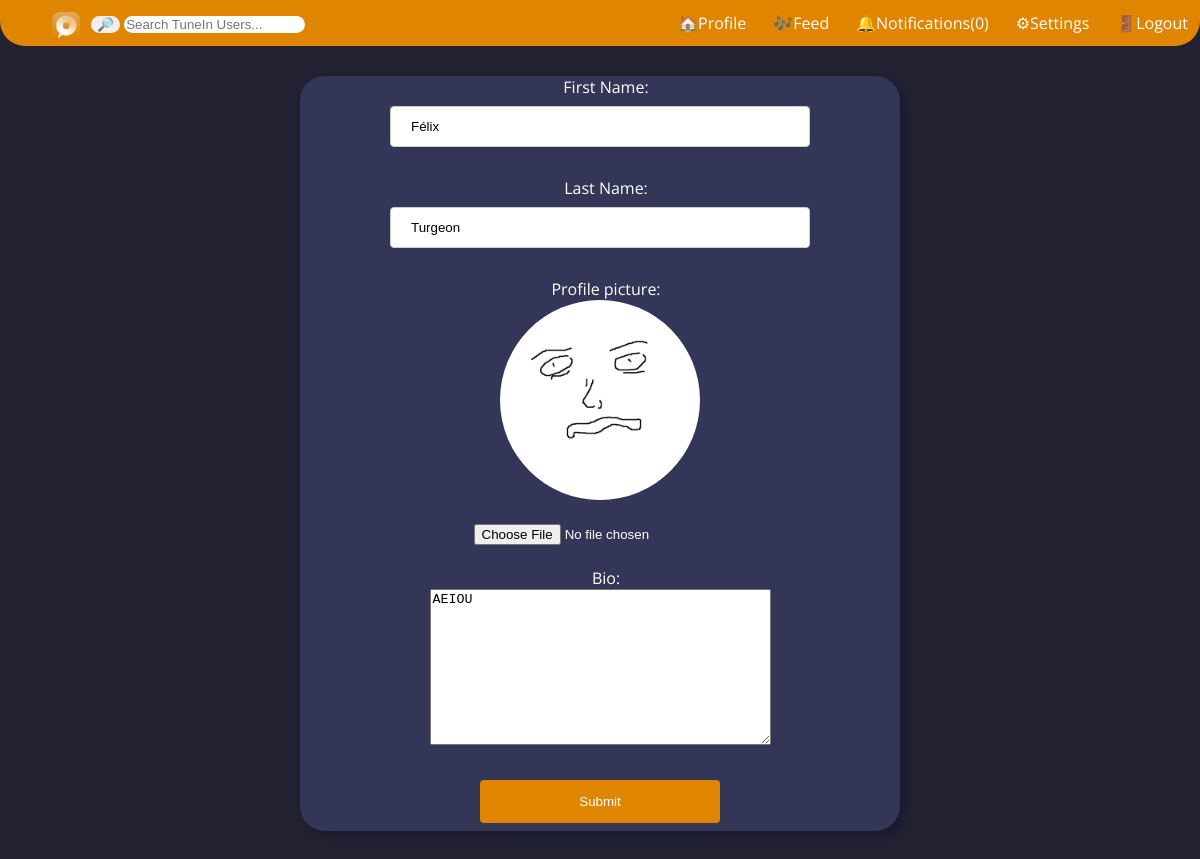
The app's page /settings (signed in) with its own data.
### user_profile/models.py (models this page shows, shortened)
class Profile(models.Model):
    user = models.OneToOneField(User, on_delete=models.CASCADE)
    User._meta.get_field('email')._unique = True
    first_name = models.CharField(max_length=20,default="")
    last_name = models.CharField(max_length=20,default="")
    bio = models.CharField(max_length=500,default="n/a")
    photo = models.ImageField(upload_to='static/media/profilePictures')

### news/views.py (the view)
# urls.py: path('settings', views.settings, name="settings"),
def settings(request):
    if request.user.is_authenticated:
        if request.method == "POST":
            p = updateProfileForm(request.POST, request.FILES)
            if p.is_valid():
                try:
                    cleanProfile = p.cleaned_data
                    first = cleanProfile['first_name']
                    last = cleanProfile['last_name']
                    bio = cleanProfile['bio']
                    if(cleanProfile['profilePicture']):
                        img = Image.open(cleanProfile['profilePicture'])
                        img_width, img_height = img.size
                        c_img = img.crop(((img_width - min(img.size)) // 2, (img_height - min(img.size)) // 2, (img_width + min(img.size)) // 2, (img_height + min(img.size)) // 2))
                        c_img = c_img.resize((250,250))
                        thumb_io = BytesIO()
                        c_img.save(thumb_io, format='PNG')
                        thumb_file = File(thumb_io, name=cleanProfile['profilePicture'].name)
                        request.user.profile.photo = thumb_file
                    request.user.profile.first_name = first
                    request.user.profile.last_name = last
                    request.user.profile.bio = bio
                    request.user.profile.save()
                except ValueError:
                        errmsg ="something went wrong, please try again."
                        profile = updateProfileForm()
                        return render(request,'settings.html',{'profileForm':profile,'message':errmsg})
            else:
                print(p.errors)
        else:
            profile = updateProfileForm(initial={'first_name': request.user.profile.first_name, 'last_name': request.user.profile.last_name,
            'bio': request.user.profile.bio,'profilePicture': request.user.profile.photo})
            return render(request,'settings.html',{"Form":profile})
        return HttpResponseRedirect('user_profile')
    else:
        return HttpResponseRedirect('/')

### user_profile/forms.py
class updateProfileForm(forms.Form):
    first_name = forms.CharField(label = 'First Name:')
    last_name = forms.CharField(label = 'Last Name:')
    profilePicture = forms.ImageField(label = 'Profile picture',required = False, widget=FileInput)
    bio = forms.CharField(label = 'Bio:', widget=forms.Textarea)

### Templates/settings.html (shortened to what this page needs)
{% extends 'base.html' %}
{% load static %}
{% block content %}
<link rel="stylesheet" href="{% static 'user_profile/index.css' %}">
<div class="posts">
    <div class="post">
        <form action="{% url 'settings' %}", method="POST" enctype='multipart/form-data'>
            {%for field in Form%}
            <li>
                {{ field.label_tag }}<br />
                {% if field.label == 'Profile picture' %}
                <div class="c_icon"><img class="icon"src="{{ field.value.url }}"></div><br>
                {% endif %}
                {% for q in field %}
                    {{ q }}<br />
                {% endfor %}<br />
            </li>
            {%endfor%}
            <input type="submit"name='formType' value="Submit">
        </form>
</div>
</div>
{% endblock %}

### static/user_profile/index.css (style rules this page uses)
li { padding-left: 2%; display: inline; }
body { margin:0; background-color: #222132; color:white; font-family: 'Open Sans', sans-serif; }
.c_icon { flex: 0 1 150px; margin: 5px; height: 200px; width: 200px; }
.icon { width:inherit; align-content: center; border-radius: 100%; position:relative; display:inline-block }
.posts { align-content: center; position: relative; width:60%; height:auto; margin-left: auto; margin-right: auto; }
.post { margin-top:5%; margin-bottom: 5%;; text-align: center; background-color: #333656; display: flex; flex-wrap: nowrap; border-radius: 25px; box-shadow: 5px 5px 5px #1A1B2F; flex-direction: column; }

### templates/base.html (style rules this page uses)
body { color: #8c9499; background-color: #222132; }
li { padding-left: 2%; display: inline; }
body { margin:0; background-color: #222132; color:white; font-family: 'Open Sans', sans-serif; }

### Templates/settings.html (style rules this page uses)
.posts { align-content: center; position: relative; width:50%; height:auto; margin-left: auto; margin-right: auto; }
.posts input[type=text], input[type=password], input[type=email] { width: 70%; padding: 12px 20px; margin: 8px 0; display: inline-block; border: 1px solid #ccc; border-radius: 4px; box-sizing: border-box; }
.posts input[type=submit],input[type=button] { width: 40%; background-color: #E08500; color: white; padding: 14px 20px; margin: 8px 0; border: none; border-radius: 4px; cursor: pointer; }
.c_icon { margin: auto; height: 200px; width: 200px; }
.icon { width:inherit; align-content: center; border-radius: 100%; position:relative; }

### records on screen
Profile: field "Félix" "Turgeon" "AEIOU"

### other values on screen
{{ field.label_tag }} "First Name:" "Last Name:" "Profile picture:" "Bio:"
